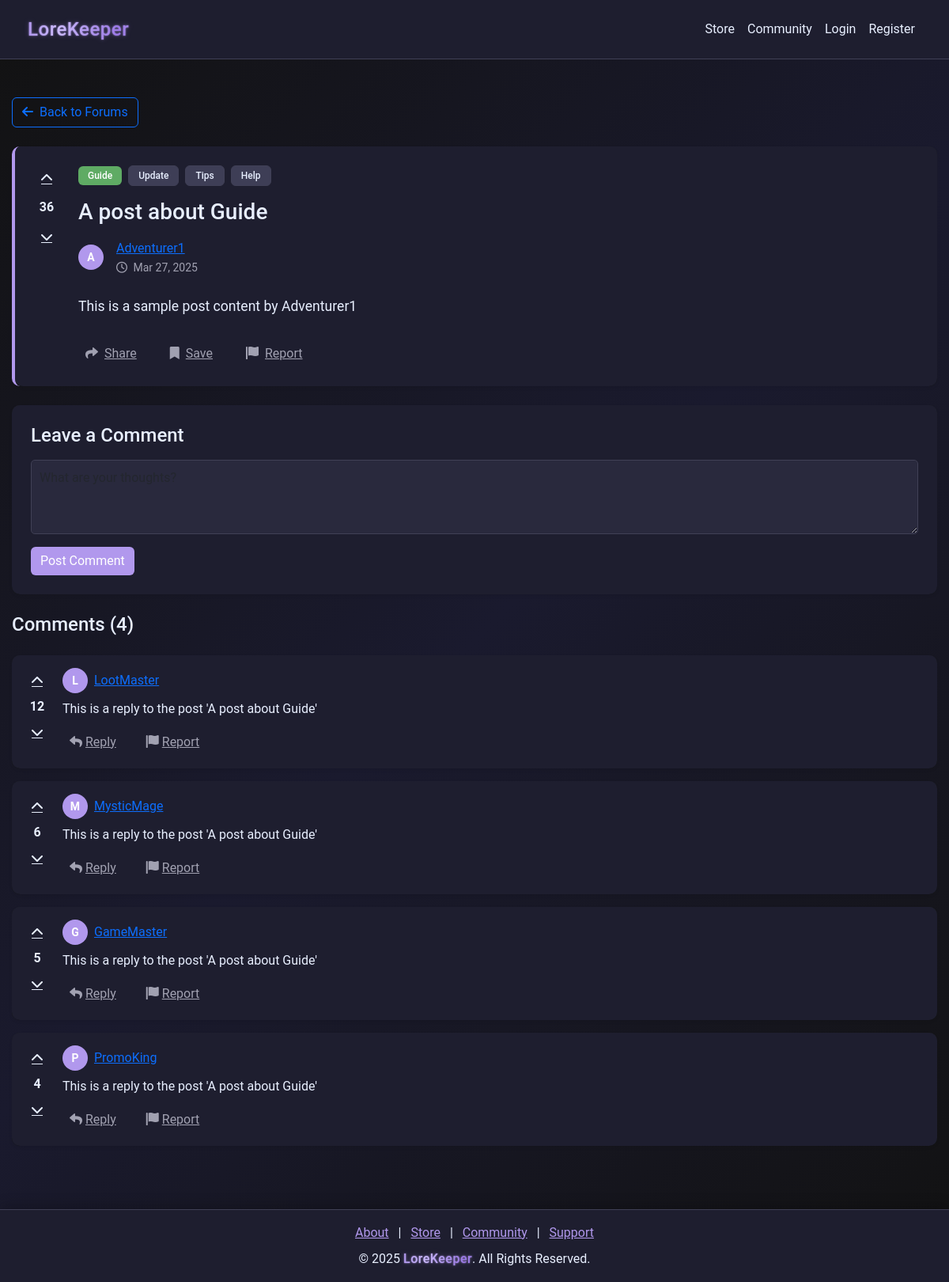
The page /taverns/post/9 on the database as committed earlier.
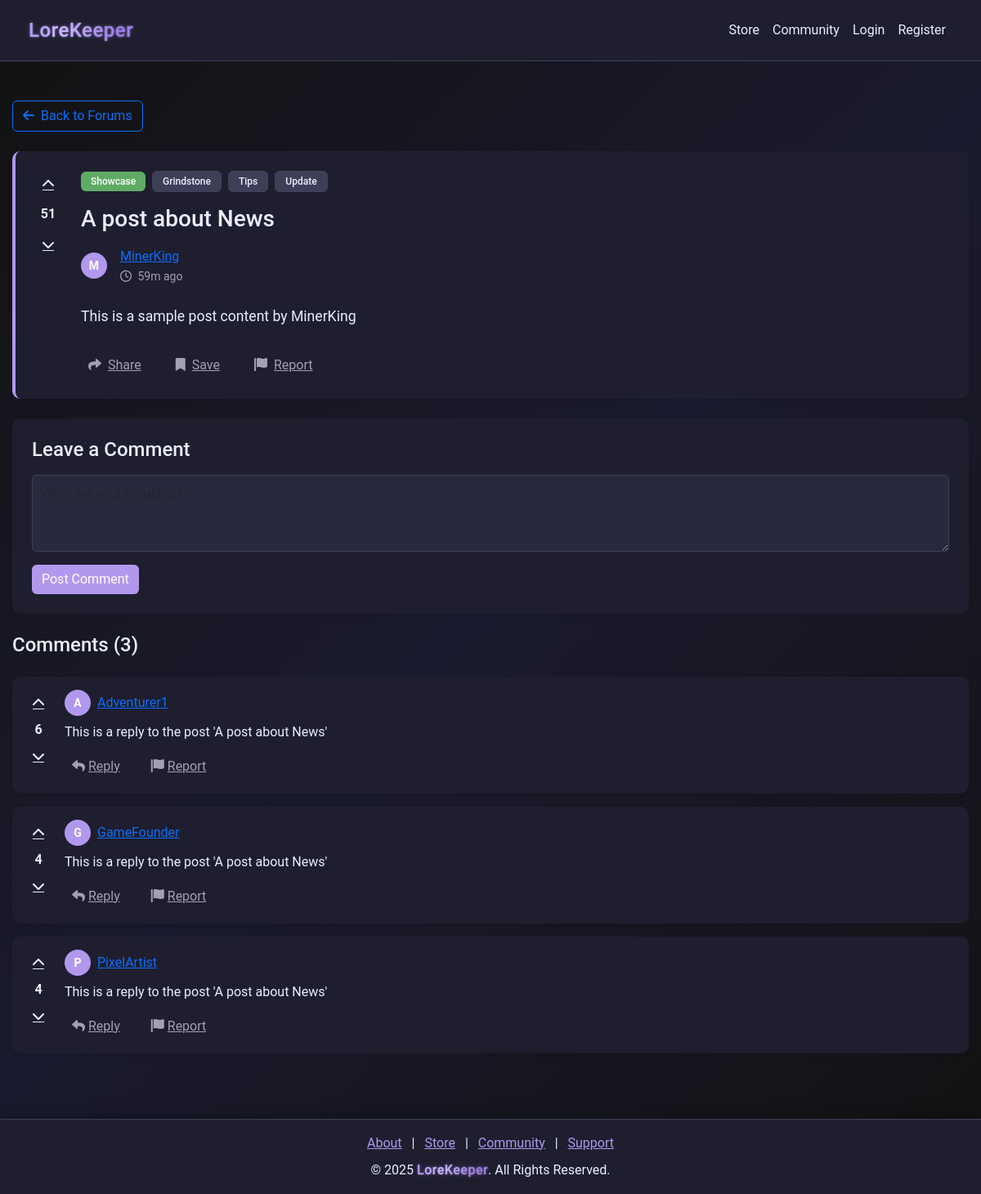
The same page on the database as committed later.
### models.py (models this page shows)
class CommunityPost(db.Model):
    __tablename__ = "community_posts"
    id = db.Column(db.Integer, primary_key=True)
    creator_id = db.Column(
        db.Integer, db.ForeignKey("users.id"), nullable=False, index=True
    )
    title = db.Column(db.String(255), nullable=False)
    content = db.Column(db.Text, nullable=False)
    category = db.Column(db.String(255), nullable=False)
    parent_id = db.Column(
        db.Integer, db.ForeignKey("community_posts.id"), nullable=True
    )
    tags = db.Column(db.String(255))
    upvotes = db.Column(db.Integer, default=0)
    downvotes = db.Column(db.Integer, default=0)
    created_at = db.Column(db.DateTime, default=datetime.utcnow)
    replies = db.relationship(
        "CommunityReply", back_populates="post", lazy=True, cascade="all, delete-orphan"
    )
    creator = db.relationship("User", back_populates="community_posts")

class User(db.Model):
    __tablename__ = "users"
    id = db.Column(db.Integer, primary_key=True)
    username = db.Column(db.String(64), nullable=False, index=True)
    email = db.Column(db.String(128), unique=True, nullable=False, index=True)
    password = db.Column(db.String(128), nullable=False)
    bio = db.Column(db.String(256), default="")
    privilege_id = db.Column(db.Integer, db.ForeignKey("privileges.id"), default=1)
    created_at = db.Column(db.DateTime, default=datetime.utcnow)
    status = db.Column(db.String(64), default="Active", index=True)
    balance = db.Column(db.Integer, default=0)
    pending_balance = db.Column(db.Integer, default=0)
    purchases = db.relationship(
        "Purchase", back_populates="user", lazy=True, cascade="all, delete-orphan"
    )
    subscription = db.relationship(
        "Subscription", back_populates="user", lazy=True, cascade="all, delete-orphan"
    )
    received_transactions = db.relationship(
        "Receipt", foreign_keys="Receipt.receiver_id", back_populates="receiver"
    )
    tickets = db.relationship("SupportTicket", back_populates="user")
    responses = db.relationship("SupportTicketResponse", back_populates="responder")
    balance_logs = db.relationship("TransactionLog", back_populates="user")
    game_states = db.relationship("GameState", back_populates="user")
    grindstone_items = db.relationship("GrindStoneItem", back_populates="user")
    community_posts = db.relationship("CommunityPost", back_populates="creator")
    community_replies = db.relationship("CommunityReply", back_populates="creator")

class CommunityReply(db.Model):
    __tablename__ = "community_replys"
    id = db.Column(db.Integer, primary_key=True)
    creator_id = db.Column(
        db.Integer, db.ForeignKey("users.id"), nullable=False, index=True
    )
    post_id = db.Column(
        db.Integer, db.ForeignKey("community_posts.id"), nullable=False, index=True
    )
    content = db.Column(db.Text, nullable=False)
    upvotes = db.Column(db.Integer, default=0)
    downvotes = db.Column(db.Integer, default=0)
    created_at = db.Column(db.DateTime, default=datetime.utcnow)
    post = db.relationship("CommunityPost", back_populates="replies")
    creator = db.relationship("User", back_populates="community_replies")

### routes/route_taverns.py (the view)
@taverns_bp.route("/post/<int:post_id>")
def view_post(post_id):
    try:
        post = CommunityPost.query.get_or_404(post_id)
        creator = User.query.get(post.creator_id)
        post.creator_username = creator.username if creator else "Unknown User"
        comments = (
            db.session.query(CommunityReply, User.username)
            .join(User, CommunityReply.creator_id == User.id)
            .filter(CommunityReply.post_id == post_id)
            .all()
        )
        formatted_comments = []
        for comment, username in comments:
            comment_dict = {
                "id": comment.id,
                "content": comment.content,
                "user_id": comment.creator_id,
                "username": username,
                "upvotes": comment.upvotes,
                "downvotes": comment.downvotes,
                "created_at": comment.created_at,
            }
            formatted_comments.append(comment_dict)
        return render_template(
            "taverns/taverns_view_post.html",
            post=post,
            comments=formatted_comments,
        )
    except Exception as e:
        print(f"Error in view_post: {e}")
        raise 500

### app.py (called while the page is built)
@app.after_request
def add_header(response):
    response.headers["Cache-Control"] = "no-store"
    return response

@app.route("/getCookie", methods=["POST", "GET"])
def getCookie():
    try:
        user_id = request.cookies.get("user_id")
        print(f"Retrieved cookie user_id: {user_id}")  # Debug line
        if user_id is not None:
            user = User.query.filter_by(id=user_id).first()
            if user:
                session["user_id"] = user.id
                session["username"] = user.username
                session["privilege_id"] = user.privilege_id
    except Exception as e:
        print(f"Error getting cookie: {e}")
        session.clear()
    return redirect(url_for("home"))

@app.before_request
def before_request():
    try:
        if session.get("user_id"):
            session.permanent = True
        else:
            getCookie()
    except Exception:
        session.clear()

### templates/taverns/taverns_view_post.html (shortened to what the changed rows need)
{% extends "nav_footer_template.html" %}
{% block content %}
<div class="content-wrapper">
    <div class="container py-4">
        <div class="card bg-dark border-0 shadow-sm mb-4 post-main-card">
            <div class="card-body p-4">
                <div class="d-flex align-items-start">
                    <div class="vote-controls me-4 d-flex flex-column align-items-center">
                        <button class="btn btn-link text-light p-1 vote-btn" title="Upvote">
                            <i class="fas fa-chevron-up"></i>
                        </button>
                        <div class="vote-count fw-bold my-2">{{ post.upvotes - post.downvotes }}</div>
                        <button class="btn btn-link text-light p-1 vote-btn" title="Downvote">
                            <i class="fas fa-chevron-down"></i>
                        </button>
                    </div>
                    <div class="flex-grow-1">
                        <div class="d-flex align-items-center mb-3">
                            <span class="badge bg-success me-2">{{ post.category }}</span>
                            {% for tag in post.tags.split(",") %}
                            <span class="badge bg-secondary me-2">{{ tag.capitalize() }}</span>
                            {% endfor %}
                        </div>
                        <h1 class="h3 mb-3">{{ post.title }}</h1>
                        <div class="d-flex align-items-center mb-4">
                            <div class="avatar-circle-sm me-3">
                                <span class="avatar-initials">{{ post.creator_username[0]|upper }}</span>
                            </div>
                            <div>
                                <a href="/user/{{ post.creator_id }}" class="text-primary post-author">{{ post.creator_username }}</a>
                                <div class="text-muted small">
                                    <i class="far fa-clock me-1"></i>
                                    <span class="post-date">{{ post.created_at|format_date }}</span>
                                </div>
                            </div>
                        </div>
                        <div class="post-content mb-4">
                            {{ post.content|safe }}
                        </div>
                        <div class="post-actions d-flex align-items-center">
                            <button class="btn btn-link text-muted p-0 me-4 post-action-btn">
                            </button>
                            <button class="btn btn-link text-muted p-0 me-4 post-action-btn">
                            </button>
                            <button class="btn btn-link text-muted p-0 post-action-btn">
                            </button>
                        </div>
                    </div>
                </div>
            </div>
        </div>
        <div class="comments-section">
            <div class="card bg-dark border-0 shadow-sm mb-4">
                <div class="card-body p-4">
                </div>
            </div>
            <h4 class="mb-4">Comments ({{ comments|length }})</h4>
            {% for comment in comments %}
            <div class="card bg-dark border-0 shadow-sm mb-3 comment-card">
                <div class="card-body p-3">
                    <div class="d-flex">
                        <div class="vote-controls me-3 d-flex flex-column align-items-center">
                            <button class="btn btn-link text-light p-1 vote-btn" title="Upvote">
                                <i class="fas fa-chevron-up"></i>
                            </button>
                            <div class="vote-count fw-bold my-1">{{ comment.upvotes - comment.downvotes }}</div>
                            <button class="btn btn-link text-light p-1 vote-btn" title="Downvote">
                                <i class="fas fa-chevron-down"></i>
                            </button>
                        </div>
                        <div class="flex-grow-1">
                            <div class="d-flex align-items-center mb-2">
                                <div class="avatar-circle-sm me-2">
                                    <span class="avatar-initials">{{ comment.username[0]|upper }}</span>
                                </div>
                                <div>
                                    <a href="/user/{{ comment.user_id }}" class="text-primary post-author">{{ comment.username }}</a>
                                </div>
                            </div>
                            <div class="comment-content mb-2">
                                {{ comment.content }}
                            </div>
                            <div class="comment-actions">
                                <button class="btn btn-link text-muted p-0 me-3 post-action-btn">
                                    <i class="fas fa-reply me-1"></i>Reply
                                </button>
                                <button class="btn btn-link text-muted p-0 post-action-btn">
                                    <i class="fas fa-flag me-1"></i>Report
                                </button>
                            </div>
                        </div>
                    </div>
                </div>
            </div>
            {% endfor %}
        </div>
    </div>
</div>
{% endblock %}

Rows that differ between the two databases and show on the page:
no longer on this page (row edited): User: creator_username "Adventurer1"
removed CommunityReply: upvotes "12", username "L", username "LootMaster", content "This is a reply to the post 'A post about Guide'"
removed CommunityReply: upvotes "6", username "M", username "MysticMage", content "This is a reply to the post 'A post about Guide'"
removed CommunityReply: comment.upvotes-comment.downvotes "5", username "G", username "GameMaster", content "This is a reply to the post 'A post about Guide'"
removed CommunityReply: upvotes "4", username "P", username "PromoKing", content "This is a reply to the post 'A post about Guide'"
changed CommunityPost: post.upvotes-post.downvotes "36" → "51"; category "Guide" → "Showcase"; title "A post about Guide" → "A post about News"; created_at "Mar 27, 2025" → "59m ago"; content "This is a sample post content by Adventurer1" → "This is a sample post content by MinerKing"
now on this page (row edited): User: creator_username "MinerKing"
now on this page (row edited): CommunityReply: upvotes "6", username "A", username "Adventurer1", content "This is a reply to the post 'A post about News'"
now on this page (row edited): CommunityReply: upvotes "4", username "G", username "GameFounder", content "This is a reply to the post 'A post about News'"
now on this page (row edited): CommunityReply: comment.upvotes-comment.downvotes "4", username "P", username "PixelArtist", content "This is a reply to the post 'A post about News'"
Other text that changed with them:
{{ post.creator_username[0]|upper }}: "A" → "M"
{{ comments|length }}: "4" → "3"
new list line: "Grindstone"
list line gone: "Help"
